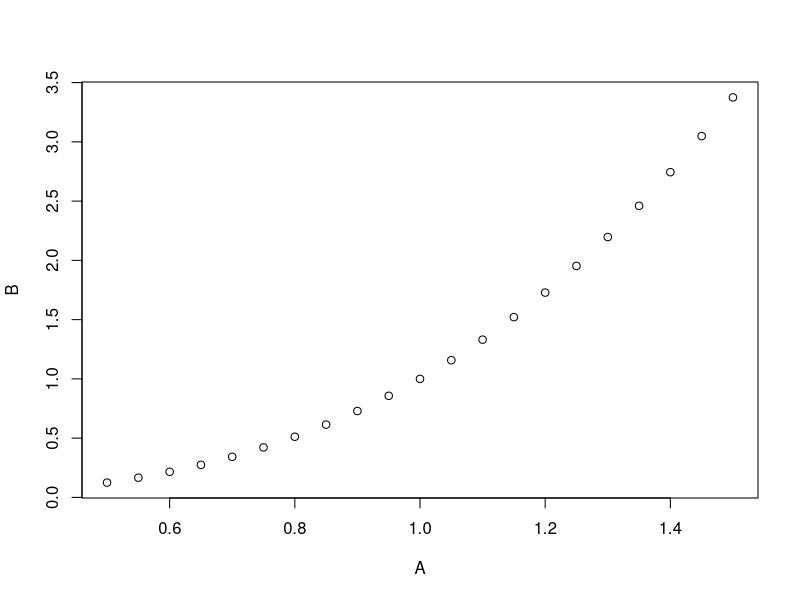
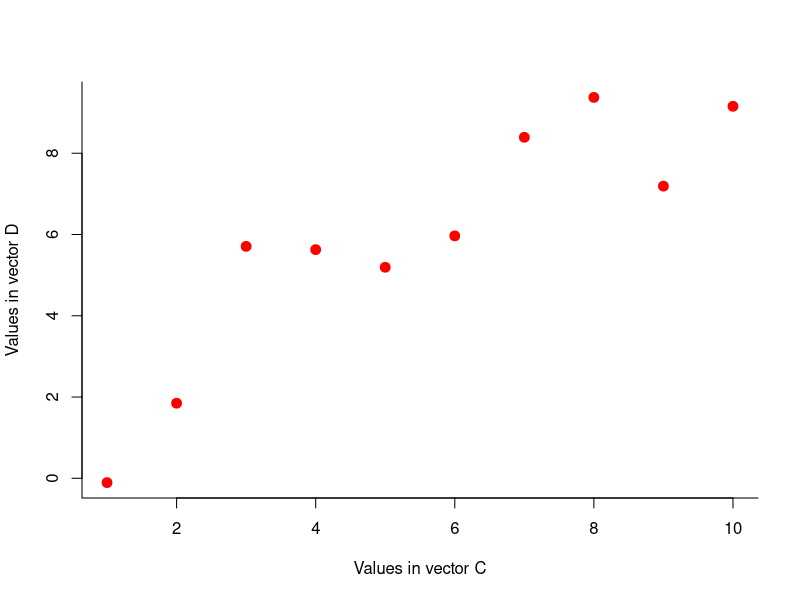
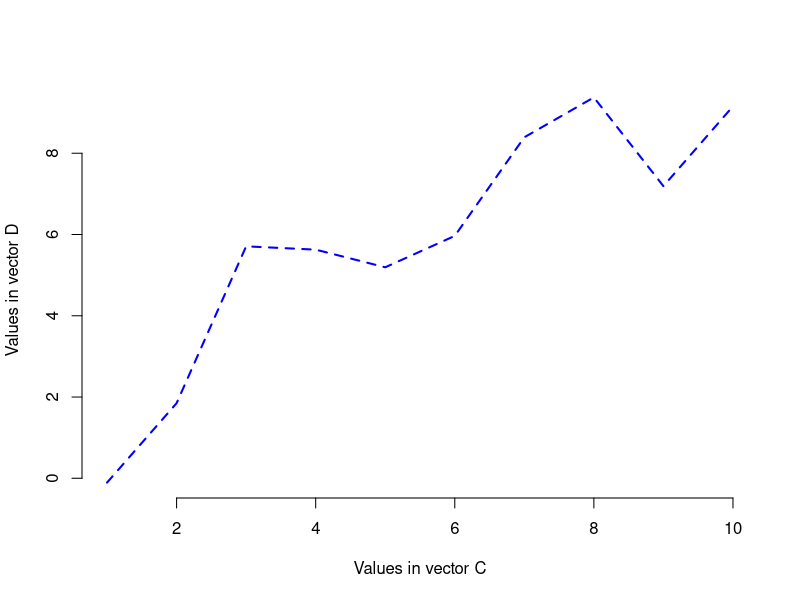
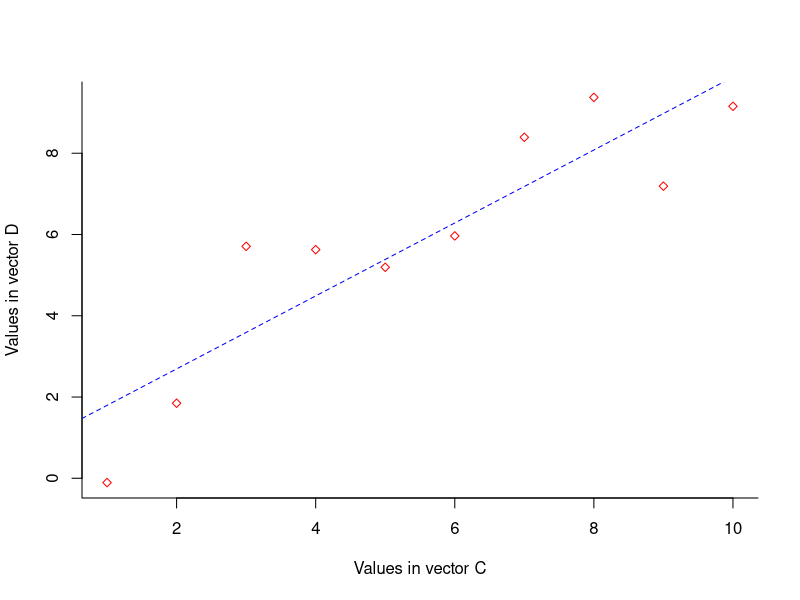
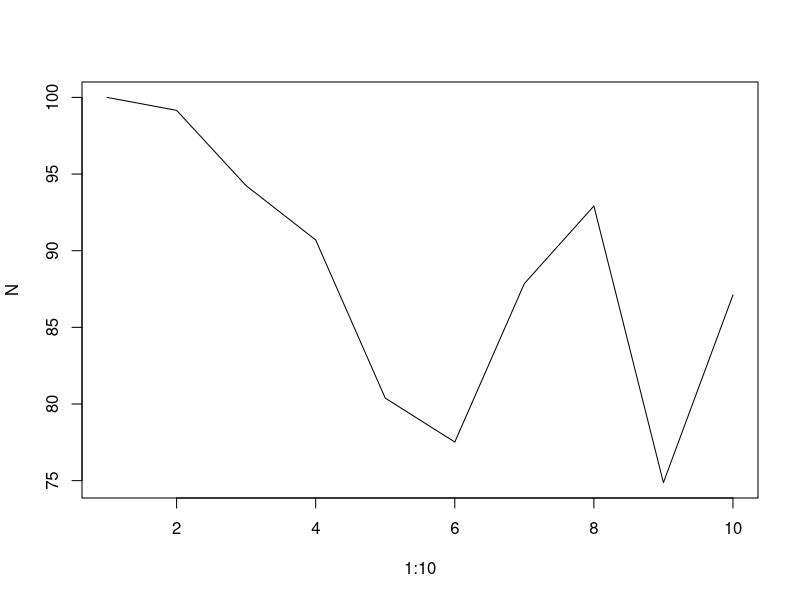

These charts were generated, in order, by the following R code:
help()
3+5
?mean
A=5
B=3
A+B
(Outcome=A+B)
SampleVector=1:10
(SampleVector=1:100)
(Vector2=c(1,2,5,10,100))
(Vector3=seq(3,25,0.5))
A=seq(0.5,1.5,0.05)
(B=A^3)
plot(A,B)
C <- 1:10
D <- C+(1.5*rnorm(10))
plot(C,D,xlab="Values in vector C",ylab="Values in vector D",pch=19,col="red",cex=1.3,bty="l")
plot(C,D,xlab="Values in vector C",ylab="Values in vector D",type="l", 	lwd=2,lty=2,col="blue",bty="n")
mod<-lm(D~C)
summary(mod)
plot(C,D,xlab="Values in vector C",ylab="Values in vector D",pch=5,col="red",cex=0.8,bty="l")
abline(mod,lty=2,col="blue")
Some.text <- c("Hello", "world")
print(Some.text)
for (L in 1:10) print(Some.text)
for (loop.var in seq(0.5,5,0.5)){
  X<-loop.var/2+1
  print(X)
}
LV<-seq(0.5,5,0.5)
(X<-LV/2+1)
N<-rep(0,10) # sets up a vector of 10 zeros that we can change using calculations
N[1]<-100
for (t in 2:10) N[t]<-N[t-1]*(1+rnorm(1)/10)
plot(1:10,N,type="l")
my.matrix<-matrix(nrow=5,ncol=3,0)
my.matrix<-matrix(c(0,0.024,0,52,0.08,0.25,279.5,0,0.43),nrow=3)
DF <- read.csv("limpet.csv",header=TRUE)
write.table(DF,"An_output_file.csv",row.names=F,sep=",")
my.matrix[1,3]
my.matrix[3,2]
my.matrix[2,]
my.matrix[,2]
my.matrix[1:2,]
my.matrix[3,2:3]
